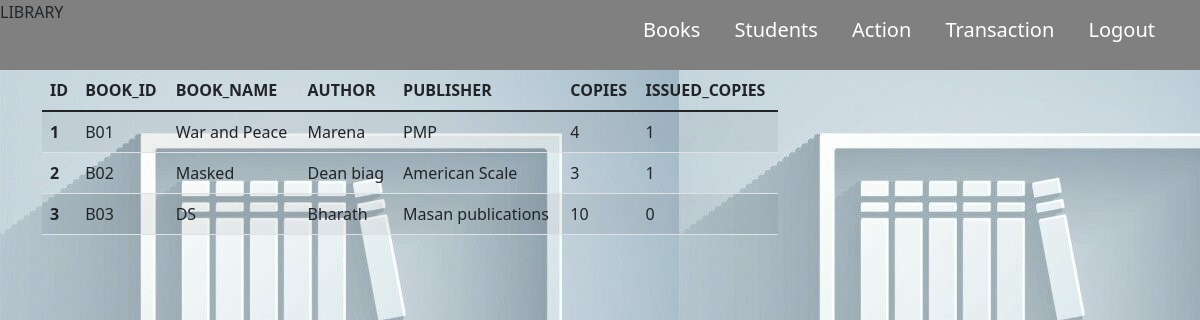
Page /viewbooks on the committed database.
### models.py (models this page shows)
class Book(db.Model):
  id=db.Column(db.Integer,primary_key=True)
  bookid=db.Column(db.String(20),nullable=False)
  bookname=db.Column(db.String(30),nullable=False)
  author=db.Column(db.String(30),nullable=False)
  publisher=db.Column(db.String(30),nullable=False)
  copies=db.Column(db.Integer,nullable=False)
  issuedcopies=db.Column(db.Integer,default=0)
  issues=db.relationship('Issue',backref='issuedto',lazy=True)
  user_id=db.Column(db.Integer,db.ForeignKey('user.id'))

### app.py (the view)
@app.route('/viewbooks',methods=['POST','GET'])
def viewbookaf():
   form=bookdata()
   allbooks=Book.query.all()
   return render_template('viewbooks.html',form=form,allbooks=allbooks)

### templates/viewbooks.html (shortened to what this page needs)
{% extends "base.html" %}
{% block content %}
<form method="POST" action="">
    <table class="table table-striped">
      <thead>
        <tr>
          <th scope="col">ID</th>
          <th scope="col">BOOK_ID</th>
          <th scope="col">BOOK_NAME</th>
          <th scope="col">AUTHOR</th>
          <th scope="col">PUBLISHER</th>
          <th scope="col">COPIES</th>
          <th scope="col">ISSUED_COPIES</th>
        </tr>
      </thead>
    <tbody>
    {% for x in allbooks %}
      <tr>
        <th scope="row">{{x.id}}</th>
        <td>{{x.bookid}}</td>
        <td>{{x.bookname}}</td>
        <td>{{x.author}}</td>
        <td>{{x.publisher}}</td>
        <td>{{x.copies}}</td>
        <td>{{x.issuedcopies}}</td>
      </tr>
      {% endfor %}
     </tbody>
  </table>
</form>
{% endblock %}

### static/homedemostatic.css (style rules this page uses)
body,html { margin: 0; padding: 0; background-image: url('homepagebackground.jpg'); background-color:grey }

### rows in the picture
Book: id "1", bookid "B01", bookname "War and Peace", author "Marena", publisher "PMP", copies "4", issuedcopies "1"
Book: id "2", bookid "B02", bookname "Masked", author "Dean biag", publisher "American Scale", copies "3", issuedcopies "1"
Book: id "3", bookid "B03", bookname "DS", author "Bharath", publisher "Masan publications", copies "10", issuedcopies "0"
